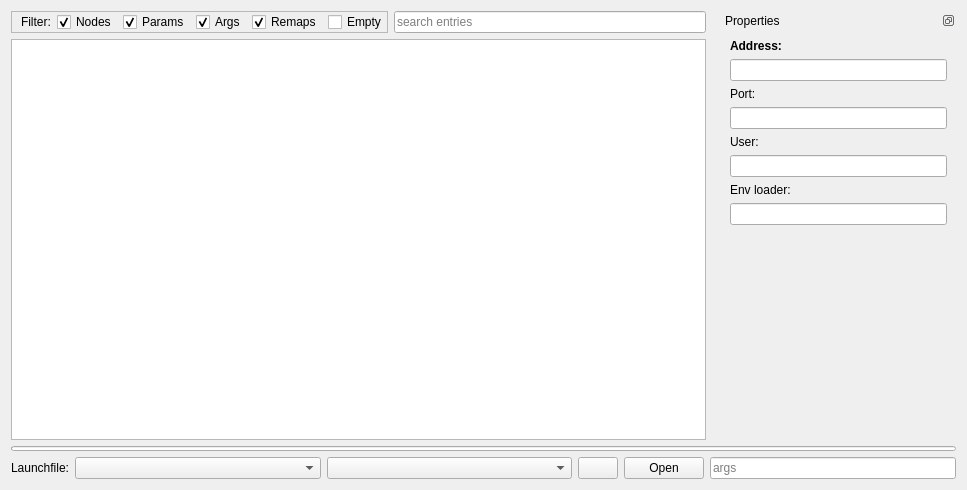
<?xml version="1.0" encoding="UTF-8"?>
<ui version="4.0">
 <class>LaunchtreeWidget</class>
 <widget class="QWidget" name="LaunchtreeWidget">
  <property name="geometry">
   <rect>
    <x>0</x>
    <y>0</y>
    <width>967</width>
    <height>490</height>
   </rect>
  </property>
  <property name="windowTitle">
   <string>LaunchtreeWidget</string>
  </property>
  <layout class="QVBoxLayout" name="verticalLayout_11" stretch="0,0,0">
   <item>
    <widget class="QWidget" name="widget_3" native="true">
     <layout class="QHBoxLayout" name="horizontalLayout_5" stretch="3,1">
      <property name="leftMargin">
       <number>0</number>
      </property>
      <property name="topMargin">
       <number>0</number>
      </property>
      <property name="rightMargin">
       <number>0</number>
      </property>
      <property name="bottomMargin">
       <number>0</number>
      </property>
      <item>
       <widget class="QWidget" name="widget" native="true">
        <layout class="QVBoxLayout" name="verticalLayout">
         <property name="leftMargin">
          <number>0</number>
         </property>
         <property name="topMargin">
          <number>0</number>
         </property>
         <property name="bottomMargin">
          <number>0</number>
         </property>
         <item>
          <widget class="QWidget" name="widget_2" native="true">
           <layout class="QHBoxLayout" name="horizontalLayout_3">
            <property name="leftMargin">
             <number>0</number>
            </property>
            <property name="topMargin">
             <number>0</number>
            </property>
            <property name="rightMargin">
             <number>0</number>
            </property>
            <property name="bottomMargin">
             <number>0</number>
            </property>
            <item>
             <widget class="QFrame" name="frame">
              <property name="frameShape">
               <enum>QFrame::StyledPanel</enum>
              </property>
              <property name="frameShadow">
               <enum>QFrame::Raised</enum>
              </property>
              <layout class="QHBoxLayout" name="horizontalLayout_4">
               <property name="leftMargin">
                <number>9</number>
               </property>
               <property name="topMargin">
                <number>0</number>
               </property>
               <property name="rightMargin">
                <number>0</number>
               </property>
               <property name="bottomMargin">
                <number>0</number>
               </property>
               <item>
                <widget class="QLabel" name="label_5">
                 <property name="text">
                  <string>Filter:</string>
                 </property>
                </widget>
               </item>
               <item>
                <widget class="QCheckBox" name="filter_nodes">
                 <property name="toolTip">
                  <string>Display node entries</string>
                 </property>
                 <property name="text">
                  <string>Nodes</string>
                 </property>
                 <property name="checked">
                  <bool>true</bool>
                 </property>
                </widget>
               </item>
               <item>
                <widget class="QCheckBox" name="filter_params">
                 <property name="toolTip">
                  <string>Display param entries</string>
                 </property>
                 <property name="text">
                  <string>Params</string>
                 </property>
                 <property name="checked">
                  <bool>true</bool>
                 </property>
                </widget>
               </item>
               <item>
                <widget class="QCheckBox" name="filter_args">
                 <property name="toolTip">
                  <string>Display arg entries</string>
                 </property>
                 <property name="text">
                  <string>Args</string>
                 </property>
                 <property name="checked">
                  <bool>true</bool>
                 </property>
                </widget>
               </item>
               <item>
                <widget class="QCheckBox" name="filter_remaps">
                 <property name="toolTip">
                  <string>Display remap entries</string>
                 </property>
                 <property name="text">
                  <string>Remaps</string>
                 </property>
                 <property name="checked">
                  <bool>true</bool>
                 </property>
                </widget>
               </item>
               <item>
                <widget class="QCheckBox" name="filter_empty">
                 <property name="toolTip">
                  <string>List launch files without displayed content</string>
                 </property>
                 <property name="text">
                  <string>Empty</string>
                 </property>
                </widget>
               </item>
              </layout>
             </widget>
            </item>
            <item>
             <widget class="QLineEdit" name="search_input">
              <property name="toolTip">
               <string>Only display entries matching the search term</string>
              </property>
              <property name="placeholderText">
               <string>search entries</string>
              </property>
             </widget>
            </item>
           </layout>
          </widget>
         </item>
         <item>
          <widget class="QStackedWidget" name="main_view">
           <property name="currentIndex">
            <number>0</number>
           </property>
           <widget class="QWidget" name="page_3">
            <layout class="QVBoxLayout" name="verticalLayout_12">
             <property name="leftMargin">
              <number>0</number>
             </property>
             <property name="topMargin">
              <number>0</number>
             </property>
             <property name="rightMargin">
              <number>0</number>
             </property>
             <property name="bottomMargin">
              <number>0</number>
             </property>
             <item>
              <widget class="QTreeWidget" name="launch_view">
               <attribute name="headerVisible">
                <bool>false</bool>
               </attribute>
               <column>
                <property name="text">
                 <string>1</string>
                </property>
               </column>
              </widget>
             </item>
            </layout>
           </widget>
           <widget class="QWidget" name="page_4">
            <layout class="QVBoxLayout" name="verticalLayout_13">
             <property name="leftMargin">
              <number>0</number>
             </property>
             <property name="topMargin">
              <number>0</number>
             </property>
             <property name="rightMargin">
              <number>0</number>
             </property>
             <property name="bottomMargin">
              <number>0</number>
             </property>
             <item>
              <widget class="QFrame" name="frame_2">
               <property name="frameShape">
                <enum>QFrame::StyledPanel</enum>
               </property>
               <property name="frameShadow">
                <enum>QFrame::Raised</enum>
               </property>
               <layout class="QVBoxLayout" name="verticalLayout_14">
                <item>
                 <spacer name="verticalSpacer_10">
                  <property name="orientation">
                   <enum>Qt::Vertical</enum>
                  </property>
                  <property name="sizeHint" stdset="0">
                   <size>
                    <width>20</width>
                    <height>134</height>
                   </size>
                  </property>
                 </spacer>
                </item>
                <item>
                 <widget class="QLabel" name="label_20">
                  <property name="font">
                   <font>
                    <weight>75</weight>
                    <bold>true</bold>
                   </font>
                  </property>
                  <property name="styleSheet">
                   <string notr="true">color: rgb(170, 0, 0);</string>
                  </property>
                  <property name="text">
                   <string>Failed to open selected launch file:</string>
                  </property>
                  <property name="alignment">
                   <set>Qt::AlignCenter</set>
                  </property>
                 </widget>
                </item>
                <item>
                 <spacer name="verticalSpacer_11">
                  <property name="orientation">
                   <enum>Qt::Vertical</enum>
                  </property>
                  <property name="sizeType">
                   <enum>QSizePolicy::Maximum</enum>
                  </property>
                  <property name="sizeHint" stdset="0">
                   <size>
                    <width>20</width>
                    <height>20</height>
                   </size>
                  </property>
                 </spacer>
                </item>
                <item>
                 <widget class="QLabel" name="error_label">
                  <property name="styleSheet">
                   <string notr="true">color: rgb(170, 0, 0);</string>
                  </property>
                  <property name="text">
                   <string>error_msg</string>
                  </property>
                  <property name="alignment">
                   <set>Qt::AlignCenter</set>
                  </property>
                  <property name="wordWrap">
                   <bool>true</bool>
                  </property>
                 </widget>
                </item>
                <item>
                 <widget class="QLabel" name="help_label">
                  <property name="font">
                   <font>
                    <italic>true</italic>
                   </font>
                  </property>
                  <property name="text">
                   <string>help_msg</string>
                  </property>
                  <property name="alignment">
                   <set>Qt::AlignCenter</set>
                  </property>
                  <property name="wordWrap">
                   <bool>true</bool>
                  </property>
                 </widget>
                </item>
                <item>
                 <spacer name="verticalSpacer_12">
                  <property name="orientation">
                   <enum>Qt::Vertical</enum>
                  </property>
                  <property name="sizeHint" stdset="0">
                   <size>
                    <width>20</width>
                    <height>133</height>
                   </size>
                  </property>
                 </spacer>
                </item>
               </layout>
              </widget>
             </item>
            </layout>
           </widget>
          </widget>
         </item>
        </layout>
       </widget>
      </item>
      <item>
       <widget class="QDockWidget" name="dockWidget">
        <property name="styleSheet">
         <string notr="true"/>
        </property>
        <property name="floating">
         <bool>false</bool>
        </property>
        <property name="features">
         <set>QDockWidget::DockWidgetFloatable|QDockWidget::DockWidgetMovable</set>
        </property>
        <property name="windowTitle">
         <string>Properties</string>
        </property>
        <widget class="QWidget" name="dockWidgetContents">
         <layout class="QGridLayout" name="gridLayout_2">
          <item row="0" column="0">
           <widget class="QStackedWidget" name="properties_content">
            <property name="currentIndex">
             <number>6</number>
            </property>
            <widget class="QWidget" name="properties_empty">
             <layout class="QVBoxLayout" name="verticalLayout_2">
              <property name="leftMargin">
               <number>0</number>
              </property>
              <property name="rightMargin">
               <number>0</number>
              </property>
              <item>
               <widget class="QLabel" name="label_2">
                <property name="text">
                 <string>&lt;html&gt;&lt;head/&gt;&lt;body&gt;&lt;p&gt;&lt;span style=&quot; font-style:italic;&quot;&gt;No entry selected&lt;/span&gt;&lt;/p&gt;&lt;/body&gt;&lt;/html&gt;</string>
                </property>
                <property name="alignment">
                 <set>Qt::AlignCenter</set>
                </property>
               </widget>
              </item>
             </layout>
            </widget>
            <widget class="QWidget" name="properties_param">
             <layout class="QVBoxLayout" name="verticalLayout_3">
              <property name="leftMargin">
               <number>0</number>
              </property>
              <property name="rightMargin">
               <number>0</number>
              </property>
              <item>
               <widget class="QLabel" name="param_name">
                <property name="text">
                 <string>param_name:</string>
                </property>
               </widget>
              </item>
              <item>
               <widget class="QStackedWidget" name="param_value_panel">
                <property name="currentIndex">
                 <number>0</number>
                </property>
                <widget class="QWidget" name="page">
                 <layout class="QVBoxLayout" name="verticalLayout_8">
                  <property name="leftMargin">
                   <number>0</number>
                  </property>
                  <property name="topMargin">
                   <number>0</number>
                  </property>
                  <property name="rightMargin">
                   <number>0</number>
                  </property>
                  <property name="bottomMargin">
                   <number>0</number>
                  </property>
                  <item>
                   <widget class="QLineEdit" name="param_value">
                    <property name="readOnly">
                     <bool>true</bool>
                    </property>
                   </widget>
                  </item>
                  <item>
                   <spacer name="verticalSpacer">
                    <property name="orientation">
                     <enum>Qt::Vertical</enum>
                    </property>
                    <property name="sizeHint" stdset="0">
                     <size>
                      <width>20</width>
                      <height>352</height>
                     </size>
                    </property>
                   </spacer>
                  </item>
                 </layout>
                </widget>
                <widget class="QWidget" name="page_2">
                 <layout class="QVBoxLayout" name="verticalLayout_9">
                  <property name="leftMargin">
                   <number>0</number>
                  </property>
                  <property name="topMargin">
                   <number>0</number>
                  </property>
                  <property name="rightMargin">
                   <number>0</number>
                  </property>
                  <property name="bottomMargin">
                   <number>0</number>
                  </property>
                  <item>
                   <widget class="QPlainTextEdit" name="param_value_long">
                    <property name="font">
                     <font>
                      <family>Ubuntu Mono</family>
                      <pointsize>9</pointsize>
                     </font>
                    </property>
                    <property name="readOnly">
                     <bool>true</bool>
                    </property>
                   </widget>
                  </item>
                 </layout>
                </widget>
               </widget>
              </item>
             </layout>
            </widget>
            <widget class="QWidget" name="properties_node">
             <layout class="QVBoxLayout" name="verticalLayout_4">
              <property name="leftMargin">
               <number>0</number>
              </property>
              <property name="rightMargin">
               <number>0</number>
              </property>
              <item>
               <widget class="QLabel" name="label_3">
                <property name="text">
                 <string>&lt;html&gt;&lt;head/&gt;&lt;body&gt;&lt;p&gt;&lt;span style=&quot; font-weight:600;&quot;&gt;Package:&lt;/span&gt;&lt;/p&gt;&lt;/body&gt;&lt;/html&gt;</string>
                </property>
               </widget>
              </item>
              <item>
               <widget class="QLineEdit" name="node_package">
                <property name="readOnly">
                 <bool>true</bool>
                </property>
               </widget>
              </item>
              <item>
               <widget class="QLabel" name="label_4">
                <property name="text">
                 <string>&lt;html&gt;&lt;head/&gt;&lt;body&gt;&lt;p&gt;&lt;span style=&quot; font-weight:600;&quot;&gt;Type:&lt;/span&gt;&lt;/p&gt;&lt;/body&gt;&lt;/html&gt;</string>
                </property>
               </widget>
              </item>
              <item>
               <widget class="QLineEdit" name="node_type">
                <property name="readOnly">
                 <bool>true</bool>
                </property>
               </widget>
              </item>
              <item>
               <widget class="QLabel" name="label_10">
                <property name="text">
                 <string>Namespace:</string>
                </property>
               </widget>
              </item>
              <item>
               <widget class="QLineEdit" name="node_namespace">
                <property name="readOnly">
                 <bool>true</bool>
                </property>
               </widget>
              </item>
              <item>
               <widget class="QLabel" name="label_11">
                <property name="text">
                 <string>Args:</string>
                </property>
               </widget>
              </item>
              <item>
               <widget class="QLineEdit" name="node_args">
                <property name="font">
                 <font>
                  <family>Ubuntu Mono</family>
                  <pointsize>9</pointsize>
                 </font>
                </property>
                <property name="readOnly">
                 <bool>true</bool>
                </property>
               </widget>
              </item>
              <item>
               <widget class="QLabel" name="label_12">
                <property name="text">
                 <string>Launch prefix:</string>
                </property>
               </widget>
              </item>
              <item>
               <widget class="QLineEdit" name="node_prefix">
                <property name="font">
                 <font>
                  <family>Ubuntu Mono</family>
                  <pointsize>9</pointsize>
                 </font>
                </property>
                <property name="readOnly">
                 <bool>true</bool>
                </property>
               </widget>
              </item>
              <item>
               <widget class="QLabel" name="label_13">
                <property name="text">
                 <string>Machine:</string>
                </property>
               </widget>
              </item>
              <item>
               <widget class="QLineEdit" name="node_machine">
                <property name="readOnly">
                 <bool>true</bool>
                </property>
               </widget>
              </item>
              <item>
               <spacer name="verticalSpacer_2">
                <property name="orientation">
                 <enum>Qt::Vertical</enum>
                </property>
                <property name="sizeHint" stdset="0">
                 <size>
                  <width>20</width>
                  <height>40</height>
                 </size>
                </property>
               </spacer>
              </item>
             </layout>
            </widget>
            <widget class="QWidget" name="properties_launch">
             <layout class="QVBoxLayout" name="verticalLayout_5">
              <property name="leftMargin">
               <number>0</number>
              </property>
              <property name="rightMargin">
               <number>0</number>
              </property>
              <item>
               <widget class="QPushButton" name="launch_open_button">
                <property name="text">
                 <string>Open Launch File</string>
                </property>
               </widget>
              </item>
              <item>
               <spacer name="verticalSpacer_8">
                <property name="orientation">
                 <enum>Qt::Vertical</enum>
                </property>
                <property name="sizeType">
                 <enum>QSizePolicy::Fixed</enum>
                </property>
                <property name="sizeHint" stdset="0">
                 <size>
                  <width>20</width>
                  <height>10</height>
                 </size>
                </property>
               </spacer>
              </item>
              <item>
               <widget class="QLabel" name="label_14">
                <property name="text">
                 <string>&lt;html&gt;&lt;head/&gt;&lt;body&gt;&lt;p&gt;&lt;span style=&quot; font-weight:600;&quot;&gt;Package:&lt;/span&gt;&lt;/p&gt;&lt;/body&gt;&lt;/html&gt;</string>
                </property>
               </widget>
              </item>
              <item>
               <widget class="QLineEdit" name="launch_package">
                <property name="readOnly">
                 <bool>true</bool>
                </property>
               </widget>
              </item>
              <item>
               <widget class="QLabel" name="label_15">
                <property name="text">
                 <string>File:</string>
                </property>
               </widget>
              </item>
              <item>
               <widget class="QLineEdit" name="launch_file">
                <property name="readOnly">
                 <bool>true</bool>
                </property>
               </widget>
              </item>
              <item>
               <spacer name="verticalSpacer_3">
                <property name="orientation">
                 <enum>Qt::Vertical</enum>
                </property>
                <property name="sizeHint" stdset="0">
                 <size>
                  <width>20</width>
                  <height>375</height>
                 </size>
                </property>
               </spacer>
              </item>
             </layout>
            </widget>
            <widget class="QWidget" name="properties_arg">
             <layout class="QVBoxLayout" name="verticalLayout_6">
              <property name="leftMargin">
               <number>0</number>
              </property>
              <property name="rightMargin">
               <number>0</number>
              </property>
              <item>
               <widget class="QLabel" name="arg_name">
                <property name="text">
                 <string>arg_name</string>
                </property>
               </widget>
              </item>
              <item>
               <spacer name="verticalSpacer_4">
                <property name="orientation">
                 <enum>Qt::Vertical</enum>
                </property>
                <property name="sizeType">
                 <enum>QSizePolicy::Fixed</enum>
                </property>
                <property name="sizeHint" stdset="0">
                 <size>
                  <width>20</width>
                  <height>10</height>
                 </size>
                </property>
               </spacer>
              </item>
              <item>
               <widget class="QLabel" name="label_7">
                <property name="text">
                 <string>Value:</string>
                </property>
               </widget>
              </item>
              <item>
               <widget class="QLineEdit" name="arg_value">
                <property name="readOnly">
                 <bool>true</bool>
                </property>
               </widget>
              </item>
              <item>
               <widget class="QLabel" name="label_8">
                <property name="text">
                 <string>Default:</string>
                </property>
               </widget>
              </item>
              <item>
               <widget class="QLineEdit" name="arg_default">
                <property name="readOnly">
                 <bool>true</bool>
                </property>
               </widget>
              </item>
              <item>
               <spacer name="verticalSpacer_5">
                <property name="orientation">
                 <enum>Qt::Vertical</enum>
                </property>
                <property name="sizeType">
                 <enum>QSizePolicy::Fixed</enum>
                </property>
                <property name="sizeHint" stdset="0">
                 <size>
                  <width>20</width>
                  <height>10</height>
                 </size>
                </property>
               </spacer>
              </item>
              <item>
               <widget class="QLabel" name="arg_doc">
                <property name="styleSheet">
                 <string notr="true">font-style:italic;</string>
                </property>
                <property name="text">
                 <string>arg_doc</string>
                </property>
               </widget>
              </item>
              <item>
               <spacer name="verticalSpacer_6">
                <property name="orientation">
                 <enum>Qt::Vertical</enum>
                </property>
                <property name="sizeHint" stdset="0">
                 <size>
                  <width>20</width>
                  <height>212</height>
                 </size>
                </property>
               </spacer>
              </item>
             </layout>
            </widget>
            <widget class="QWidget" name="properties_remap">
             <layout class="QVBoxLayout" name="verticalLayout_7">
              <property name="leftMargin">
               <number>0</number>
              </property>
              <property name="rightMargin">
               <number>0</number>
              </property>
              <item>
               <widget class="QLabel" name="label_6">
                <property name="text">
                 <string>&lt;html&gt;&lt;head/&gt;&lt;body&gt;&lt;p&gt;&lt;span style=&quot; font-weight:600;&quot;&gt;From&lt;/span&gt; (internal topic):&lt;/p&gt;&lt;/body&gt;&lt;/html&gt;</string>
                </property>
               </widget>
              </item>
              <item>
               <widget class="QLineEdit" name="remap_from">
                <property name="readOnly">
                 <bool>true</bool>
                </property>
               </widget>
              </item>
              <item>
               <widget class="QLabel" name="label_9">
                <property name="text">
                 <string>&lt;html&gt;&lt;head/&gt;&lt;body&gt;&lt;p&gt;&lt;span style=&quot; font-weight:600;&quot;&gt;To&lt;/span&gt; (external topic):&lt;/p&gt;&lt;/body&gt;&lt;/html&gt;</string>
                </property>
               </widget>
              </item>
              <item>
               <widget class="QLineEdit" name="remap_to">
                <property name="readOnly">
                 <bool>true</bool>
                </property>
               </widget>
              </item>
              <item>
               <spacer name="verticalSpacer_7">
                <property name="orientation">
                 <enum>Qt::Vertical</enum>
                </property>
                <property name="sizeHint" stdset="0">
                 <size>
                  <width>20</width>
                  <height>296</height>
                 </size>
                </property>
               </spacer>
              </item>
             </layout>
            </widget>
            <widget class="QWidget" name="properties_machine">
             <layout class="QVBoxLayout" name="verticalLayout_10">
              <property name="leftMargin">
               <number>0</number>
              </property>
              <property name="topMargin">
               <number>0</number>
              </property>
              <property name="rightMargin">
               <number>0</number>
              </property>
              <property name="bottomMargin">
               <number>0</number>
              </property>
              <item>
               <widget class="QLabel" name="label_16">
                <property name="text">
                 <string>&lt;html&gt;&lt;head/&gt;&lt;body&gt;&lt;p&gt;&lt;span style=&quot; font-weight:600;&quot;&gt;Address:&lt;/span&gt;&lt;/p&gt;&lt;/body&gt;&lt;/html&gt;</string>
                </property>
               </widget>
              </item>
              <item>
               <widget class="QLineEdit" name="machine_address">
                <property name="readOnly">
                 <bool>true</bool>
                </property>
               </widget>
              </item>
              <item>
               <widget class="QLabel" name="label_19">
                <property name="text">
                 <string>Port:</string>
                </property>
               </widget>
              </item>
              <item>
               <widget class="QLineEdit" name="machine_port">
                <property name="readOnly">
                 <bool>true</bool>
                </property>
               </widget>
              </item>
              <item>
               <widget class="QLabel" name="label_17">
                <property name="text">
                 <string>User:</string>
                </property>
               </widget>
              </item>
              <item>
               <widget class="QLineEdit" name="machine_user">
                <property name="readOnly">
                 <bool>true</bool>
                </property>
               </widget>
              </item>
              <item>
               <widget class="QLabel" name="label_18">
                <property name="text">
                 <string>Env loader:</string>
                </property>
               </widget>
              </item>
              <item>
               <widget class="QLineEdit" name="machine_loader">
                <property name="readOnly">
                 <bool>true</bool>
                </property>
               </widget>
              </item>
              <item>
               <spacer name="verticalSpacer_9">
                <property name="orientation">
                 <enum>Qt::Vertical</enum>
                </property>
                <property name="sizeHint" stdset="0">
                 <size>
                  <width>20</width>
                  <height>202</height>
                 </size>
                </property>
               </spacer>
              </item>
             </layout>
            </widget>
           </widget>
          </item>
         </layout>
        </widget>
       </widget>
      </item>
     </layout>
    </widget>
   </item>
   <item>
    <widget class="QProgressBar" name="progress_bar">
     <property name="maximumSize">
      <size>
       <width>16777215</width>
       <height>5</height>
      </size>
     </property>
     <property name="value">
      <number>0</number>
     </property>
     <property name="textVisible">
      <bool>false</bool>
     </property>
    </widget>
   </item>
   <item>
    <widget class="QWidget" name="widget" native="true">
     <layout class="QHBoxLayout" name="horizontalLayout_2" stretch="0,1,1,0,0,1">
      <property name="leftMargin">
       <number>0</number>
      </property>
      <property name="topMargin">
       <number>0</number>
      </property>
      <property name="rightMargin">
       <number>0</number>
      </property>
      <property name="bottomMargin">
       <number>0</number>
      </property>
      <item>
       <widget class="QLabel" name="label">
        <property name="text">
         <string>Launchfile:</string>
        </property>
       </widget>
      </item>
      <item>
       <widget class="QComboBox" name="package_select">
        <property name="editable">
         <bool>false</bool>
        </property>
        <property name="insertPolicy">
         <enum>QComboBox::InsertAtTop</enum>
        </property>
       </widget>
      </item>
      <item>
       <widget class="QComboBox" name="launchfile_select"/>
      </item>
      <item>
       <widget class="QPushButton" name="reload_button">
        <property name="toolTip">
         <string>Reload current launch file</string>
        </property>
        <property name="text">
         <string/>
        </property>
       </widget>
      </item>
      <item>
       <widget class="QPushButton" name="open_button">
        <property name="toolTip">
         <string>Open and edit this launch file</string>
        </property>
        <property name="text">
         <string>Open</string>
        </property>
       </widget>
      </item>
      <item>
       <widget class="QLineEdit" name="args_input">
        <property name="toolTip">
         <string>Pass args to the root launch file like 'arg_key:=arg_value'</string>
        </property>
        <property name="placeholderText">
         <string>args</string>
        </property>
       </widget>
      </item>
     </layout>
    </widget>
   </item>
  </layout>
 </widget>
 <resources/>
 <connections/>
</ui>
